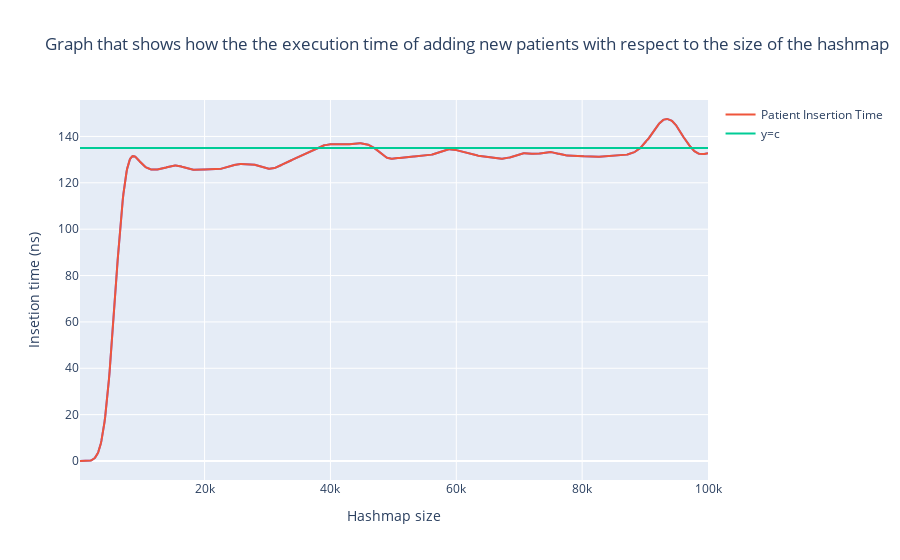

This figure's notebook cell:
### Code cell
df = pd.DataFrame()
df['n'] = hashmap['n']
df['t'] = pd.Series([135 for i in range(100000)])

n = 15  # the larger n is, the smoother curve will be
b = [1.0 / n] * n
a = 1

hashmap1 = hashmap

# hashmap1["t"] = lfilter(b, a, hashmap["t"])

# hashmap1 = hashmap1[hashmap1['n'] >= 1500]

# hashmap['t'] = lfilter(b, a, hashmap["t"])
fig = px.line(hashmap1, x = 'n', y = 't', title='Graph that shows how the the execution time of adding new patients with respect to the size of the hashmap')

fig.add_scatter(x=hashmap1["n"], y=hashmap1["t"], name="Patient Insertion Time" )
fig.add_scatter(x=df['n'], y=df['t'], name="y=c" )

fig.update_yaxes(title_text="Insetion time (ns)")
fig.update_xaxes(title_text="Hashmap size")
fig.show()

### Figure 1 — Plotly figure (JSON) as saved in the notebook; plotly's stock layout.template omitted (floating-point values rounded to 4 significant figures; data arrays with more than 128 entries replaced by an {"elided": "..."} marker saying what was removed)
{"data": [{"hovertemplate": "n=%{x}<br>t=%{y}<extra></extra>", "legendgroup": "", "line": {"color": "#636efa", "dash": "solid"}, "marker": {"symbol": "circle"}, "mode": "lines", "name": "", "orientation": "v", "showlegend": false, "type": "scatter", "x": {"elided": "945 int values"}, "xaxis": "x", "y": {"elided": "945 float values"}, "yaxis": "y"}, {"name": "Patient Insertion Time", "type": "scatter", "x": {"elided": "945 int values"}, "y": {"elided": "945 float values"}}, {"name": "y=c", "type": "scatter", "x": {"elided": "945 int values"}, "y": {"elided": "945 int values"}}], "layout": {"legend": {"tracegroupgap": 0}, "title": {"text": "Graph that shows how the the execution time of adding new patients with respect to the size of the hashmap"}, "xaxis": {"anchor": "y", "domain": [0, 1], "title": {"text": "Hashmap size"}}, "yaxis": {"anchor": "x", "domain": [0, 1], "title": {"text": "Insetion time (ns)"}}}}
